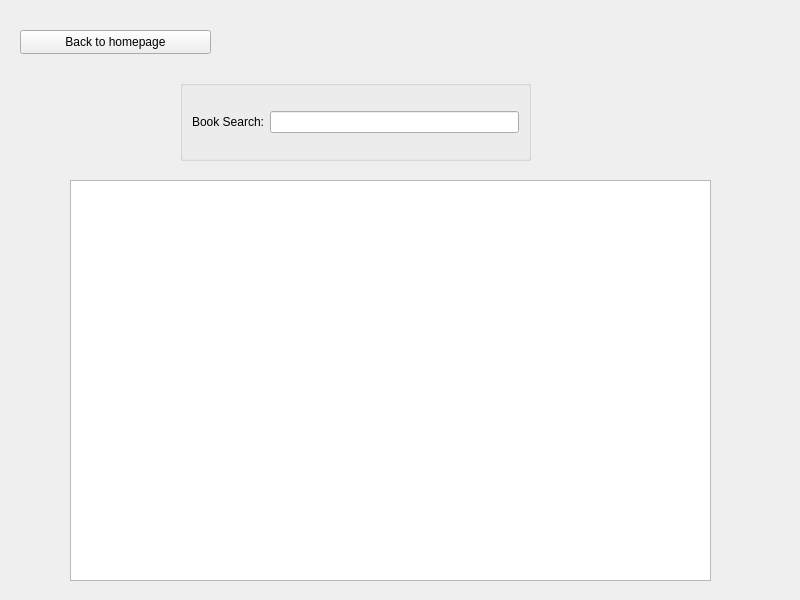
<?xml version="1.0" encoding="UTF-8"?>
<ui version="4.0">
 <class>booklistWindow</class>
 <widget class="QMainWindow" name="booklistWindow">
  <property name="geometry">
   <rect>
    <x>0</x>
    <y>0</y>
    <width>800</width>
    <height>600</height>
   </rect>
  </property>
  <property name="windowTitle">
   <string>Book List</string>
  </property>
  <widget class="QWidget" name="centralwidget">
   <widget class="QPushButton" name="backtohomeButton">
    <property name="geometry">
     <rect>
      <x>20</x>
      <y>30</y>
      <width>191</width>
      <height>24</height>
     </rect>
    </property>
    <property name="text">
     <string>Back to homepage</string>
    </property>
   </widget>
   <widget class="QTableView" name="tableView">
    <property name="geometry">
     <rect>
      <x>70</x>
      <y>180</y>
      <width>641</width>
      <height>401</height>
     </rect>
    </property>
   </widget>
   <widget class="QGroupBox" name="groupBox">
    <property name="geometry">
     <rect>
      <x>180</x>
      <y>80</y>
      <width>351</width>
      <height>81</height>
     </rect>
    </property>
    <property name="title">
     <string/>
    </property>
    <layout class="QHBoxLayout" name="horizontalLayout">
     <item>
      <widget class="QLabel" name="label">
       <property name="text">
        <string>Book Search:</string>
       </property>
      </widget>
     </item>
     <item>
      <widget class="QLineEdit" name="lineEdit">
       <property name="text">
        <string/>
       </property>
      </widget>
     </item>
    </layout>
   </widget>
  </widget>
 </widget>
 <resources/>
 <connections/>
</ui>
